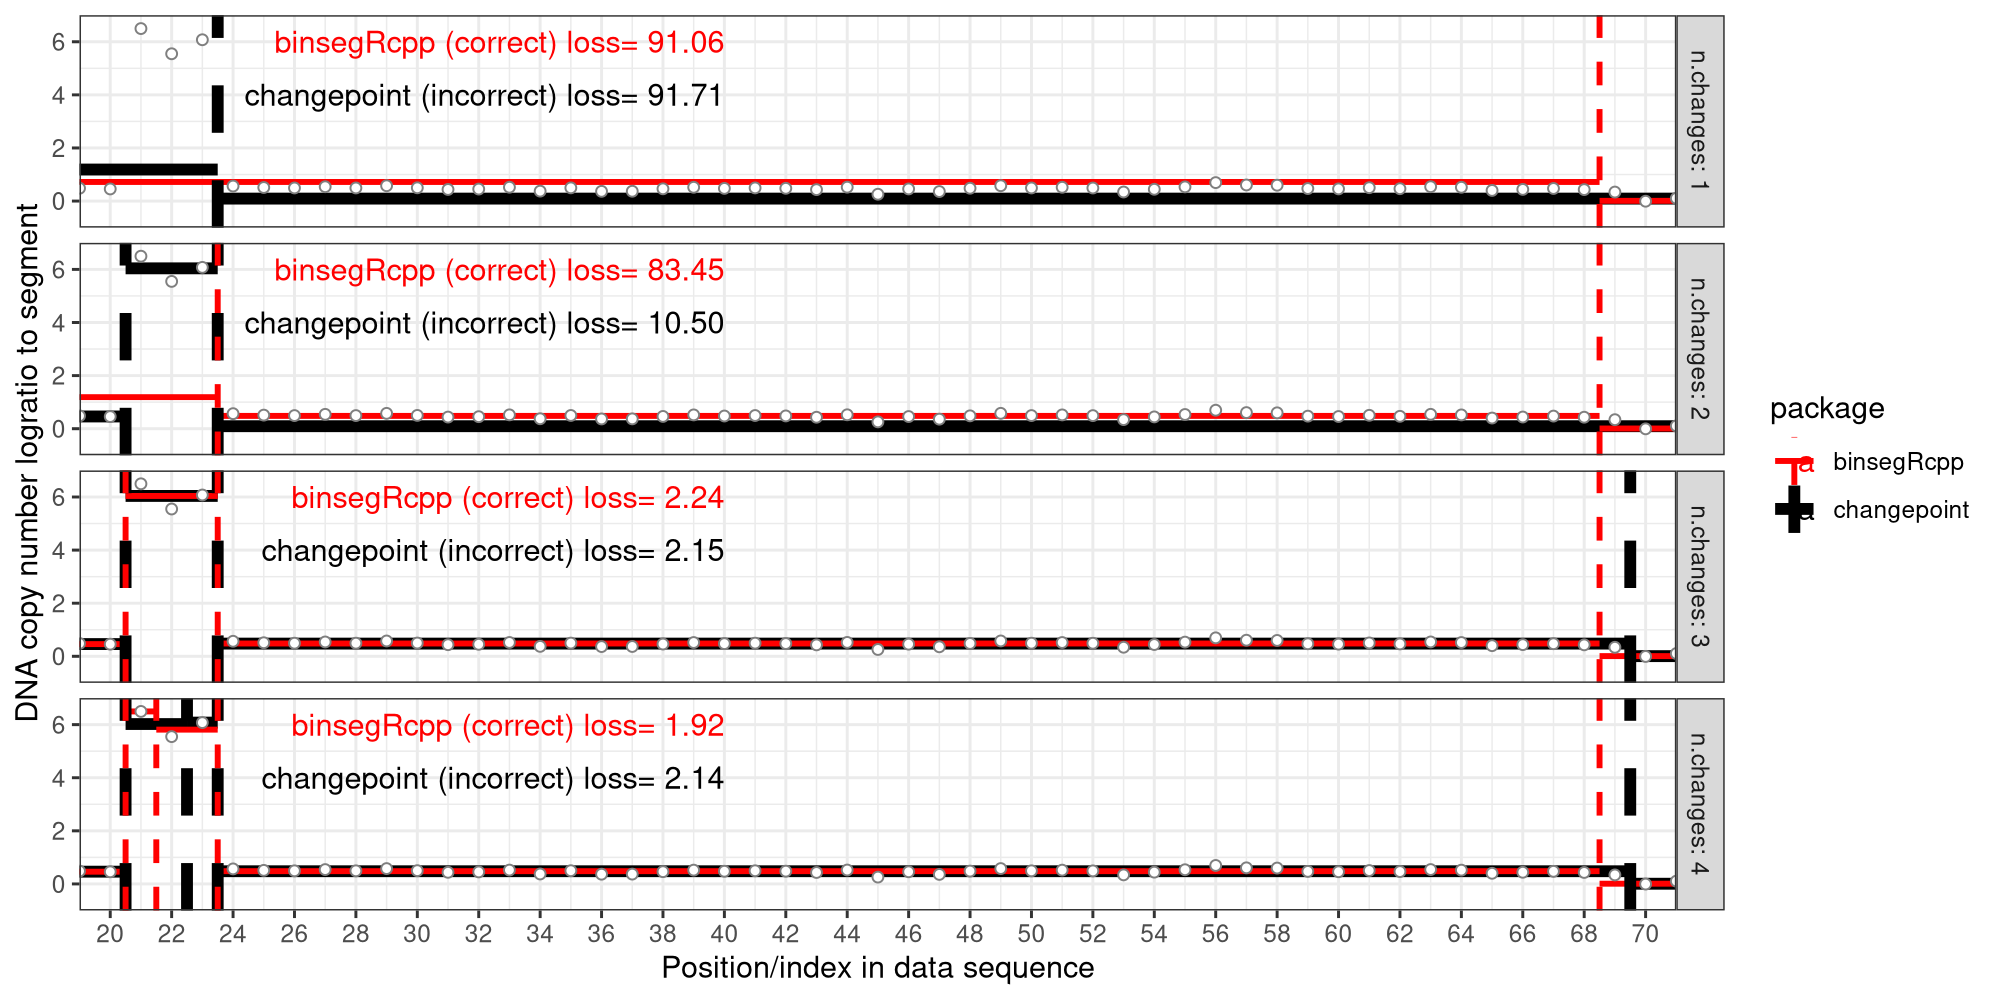

Write the R code that produced this figure.
changepoint::cpt.mean(1:2, method="BinSeg", Q=2)@cpts.full
changepoint::cpt.mean(1:3, method="BinSeg", Q=2)@cpts.full
changepoint::cpt.mean(1:4, method="BinSeg", Q=3)@cpts.full
changepoint::cpt.mean(1:5, method="BinSeg", Q=3)@cpts.full
changepoint::cpt.mean(1:6, method="BinSeg", Q=4)@cpts.full
changepoint::cpt.mean(1:8, method="BinSeg", Q=3)@cpts.full

library(data.table)
data(neuroblastoma,package="neuroblastoma")
nb.profiles <- data.table(neuroblastoma[["profiles"]])
one.pid.chr <- nb.profiles[profile.id==2 & chromosome==2]
one.pid.chr[, data.i := .I]
data.vec <- one.pid.chr$logratio
N.data <- length(data.vec)
cum.data.vec <- cumsum(c(0,data.vec))
max.segs <- 5
max.changes <- max.segs-1
binseg.fit <- binsegRcpp::binseg_normal(data.vec, max.segs)
cpt.fit <- changepoint::cpt.mean(data.vec, method="BinSeg", Q=max.changes)
loss.dt.list <- list()
seg.dt.list <- list()
for(n.changes in 1:max.changes){
  n.segs <- n.changes+1L
  end.list <- list(
    changepoint=c(N.data, [email redacted][n.changes,]),
    binsegRcpp=coef(binseg.fit, n.segs)$end
  )
  for(package in names(end.list)){
    end <- sort(end.list[[package]])
    seg.size <- diff(c(0,end))
    seg.mean <- (cum.data.vec[end+1]-cum.data.vec[end-seg.size+1])/seg.size
    data.mean <- rep(seg.mean, seg.size)
    seg.dt.list[[paste(n.changes, package)]] <- data.table(
      n.changes,
      package,
      start=end-seg.size+1L,
      end,
      mean=seg.mean)
    loss.dt.list[[paste(n.changes, package)]] <- data.table(
      n.changes, package, total.square.loss=sum((data.mean-data.vec)^2))
  }
}
loss.dt <- do.call(rbind, loss.dt.list)
dcast(loss.dt, package ~ n.changes, value.var="total.square.loss")
seg.dt <- do.call(rbind, seg.dt.list)
loss.y <- c(
  binsegRcpp=6,
  changepoint=4)
library(ggplot2)
gg <- ggplot()+
  theme_bw()+
  scale_color_manual(values=c(binsegRcpp="red", changepoint="black"))+
  scale_size_manual(values=c(binsegRcpp=1, changepoint=2))+
  geom_text(aes(
    40, loss.y[package], color=package,
    label=sprintf(
      "%s (%s) loss= %.2f",
      package,
      ifelse(package=="binsegRcpp", "correct", "incorrect"),
      total.square.loss)),
    hjust=1,
    data=loss.dt)+
  scale_x_continuous(
    "Position/index in data sequence",
    breaks=seq(0,1000,by=2),
    limits=c(0, nrow(one.pid.chr)+1))+
  scale_y_continuous(
    "DNA copy number logratio to segment")+
  geom_segment(aes(
    start-0.5, mean,
    size=package,
    color=package,
    xend=end+0.5, yend=mean),
    data=seg.dt)+
  geom_vline(aes(
    xintercept=start-0.5,
    size=package,
    color=package),
    linetype="dashed",
    data=seg.dt[1 < start])+
  facet_grid(n.changes ~ ., labeller=label_both)+
  geom_point(aes(
    data.i, logratio),
    color="grey50",
    shape=21,
    fill="white",
    data=one.pid.chr)+
  coord_cartesian(
    expand=FALSE,
    ylim=c(-1, 7),
    xlim=c(19,71))
png("changepoint.bug.png", width=10, height=5, units="in", res=200)
print(gg)
dev.off()
